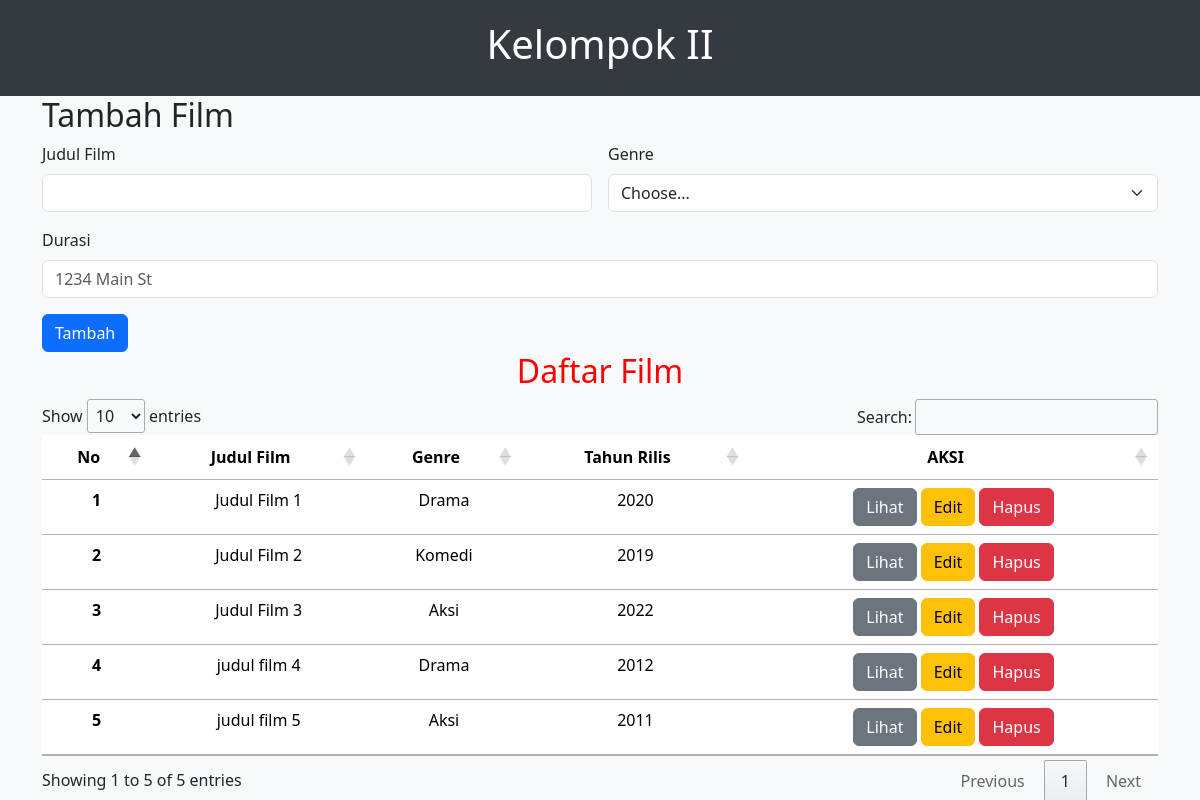
Before: / with the older database file.
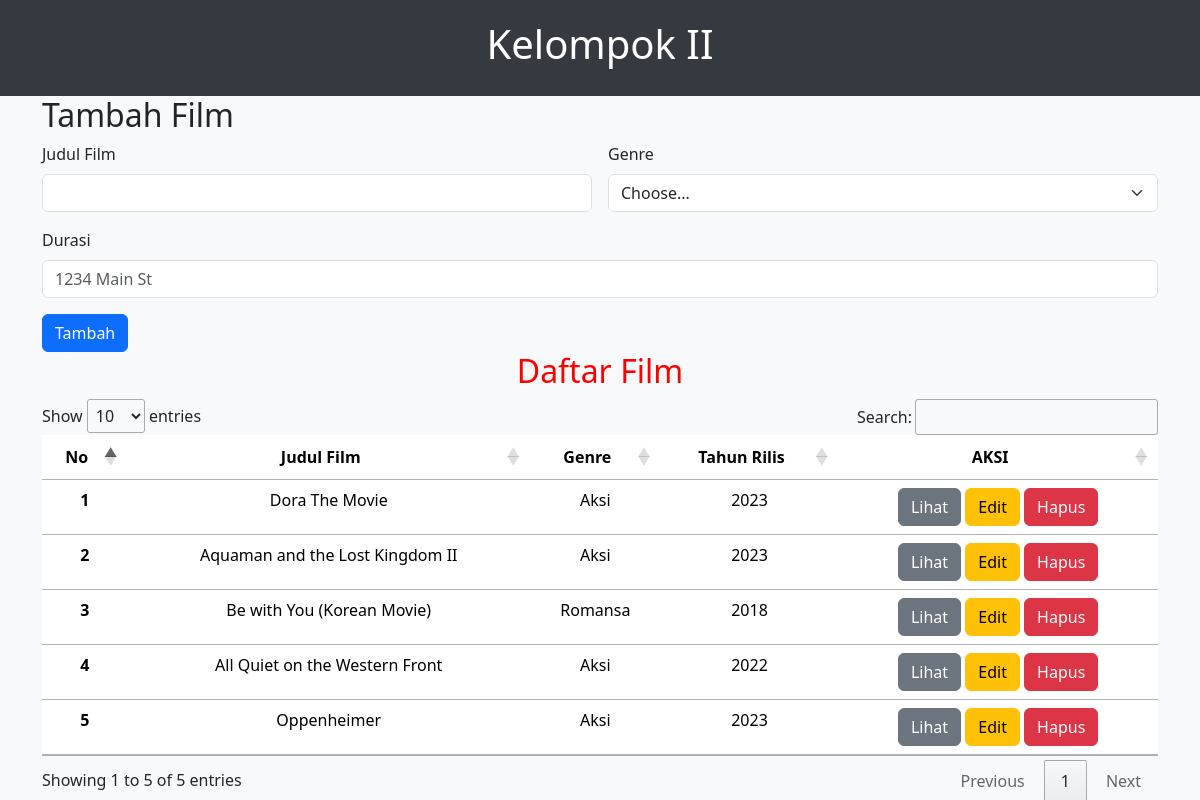
After: the same page with the newer database file.
### tables this page shows
CREATE TABLE `film` (
  `id_film` int(11) NOT NULL,
  `judul_film` varchar(100) NOT NULL,
  `gambar_film` varchar(100) NOT NULL,
  `tahun_rilis` int(11) DEFAULT NULL,
  `durasi` int(11) DEFAULT NULL,
  `id_genre` int(11) DEFAULT NULL,
  `deskripsi_film` varchar(1000) NOT NULL
);

CREATE TABLE `genre` (
  `id_genre` int(11) NOT NULL,
  `nama_genre` varchar(50) NOT NULL
);

### index.php (the view, shortened to what this page needs)
<!DOCTYPE html>
<html lang="en">
<head>
  <link href="https://cdn.jsdelivr.net/npm/bootstrap@5.3.2/dist/css/bootstrap.min.css" rel="stylesheet" />
  <link rel="stylesheet" href="style/style.css" />
  <link rel="stylesheet" href="https://cdn.datatables.net/1.13.7/css/jquery.dataTables.min.css">
  <link rel="stylesheet" href="https://cdn.datatables.net/buttons/2.4.2/css/buttons.dataTables.min.css">
</head>
<body>
  <div>
    <header>
      <h1>Kelompok II</h1>
    </header>
    <main class="container">
      <section>
      <h2>Tambah Film</h2>
      <form class="row g-3">
        <div class="col-md-6">
          <label for="inputjudul" class="form-label">Judul Film</label>
          <input type="text" class="form-control" id="inputjudul">
        </div>
        <div class="col-md-6">
          <label for="inputgenre" class="form-label">Genre</label>
          <select id="inputgenre" class="form-select">
            <option selected>Choose...</option>
          </select>
        </div>
        <div class="col-12">
          <label for="inputdurasi" class="form-label">Durasi</label>
          <input type="text" class="form-control" id="inputdurasi" placeholder="1234 Main St">
        </div>
        <div class="col-12">
          <button type="submit" class="btn btn-primary">Tambah</button>
        </div>
      </form>
      </section>
      <section>
        <h2 class="text-center judul">Daftar Film</h2>
        <table class="table" id="datafilm">
                    <thead>
                      <tr>
                        <th class="text-center" scope="col">No</th>
                        <th class="text-center" scope="col">Judul Film</th>
                        <th class="text-center" scope="col">Genre</th>
                        <th class="text-center" scope="col">Tahun Rilis</th>
                        <th class="text-center" scope="col" style="text-align: center;">AKSI</th>
                      </tr>
                    </thead>
                    <tbody>
                      <?php
                      include 'koneksi.php';
                      $no = 1;
                      $query = "SELECT Film.*, Genre.nama_genre
                                FROM Film
                                INNER JOIN Genre ON Film.id_genre = Genre.id_genre;
                                ";
                      $result = mysqli_query($conn, $query);
                      if ($result && mysqli_num_rows($result) > 0) {
                        while ($row = mysqli_fetch_assoc($result)) {
                      ?>
                          <tr class="text-center">
                            <th scope="row"><?php echo $no++; ?></th>
                            <td><?= $row['judul_film']; ?></td>
                            <td><?= $row['nama_genre']; ?></td>
                            <td><?= $row['tahun_rilis']; ?></td>
                            <td>
                              <a href="#" type="button" class="btn btn-secondary">Lihat</a>
                              <a href="#" type="button" class="btn btn-warning">Edit</a>
                              <a href="#" type="button" class="btn btn-danger">Hapus</a>
                            </td>
                          </tr>
                      <?php      }
                      } else {
                        echo '<tr><td colspan="5">Tidak ada data film.</td></tr>';
                      } ?>
                    </tbody>
        </table>
      </section>
    </main>
  </div>
</body>
</html>

### style/style.css (style rules this page uses)
body { background-color: #f8f9fa; }
header { background-color: #343a40; color: #ffffff; padding: 20px; text-align: center; }
.judul { color: red; }

Changed rows visible on the page:
removed film: judul_film "Judul Film 1", id_genre.nama_genre "Drama", tahun_rilis "2020"
removed film: judul_film "Judul Film 2", id_genre.nama_genre "Komedi", tahun_rilis "2019"
removed film: judul_film "Judul Film 3", id_genre.nama_genre "Aksi", tahun_rilis "2022"
removed film: judul_film "judul film 4", id_genre.nama_genre "Drama", tahun_rilis "2012"
removed film: judul_film "judul film 5", id_genre.nama_genre "Aksi", tahun_rilis "2011"
added film: judul_film "Dora The Movie", id_genre.nama_genre "Aksi", tahun_rilis "2023"
added film: judul_film "Aquaman and the Lost Kingdom II", id_genre.nama_genre "Aksi", tahun_rilis "2023"
added film: judul_film "Be with You (Korean Movie)", id_genre.nama_genre "Romansa", tahun_rilis "2018"
added film: judul_film "All Quiet on the Western Front", id_genre.nama_genre "Aksi", tahun_rilis "2022"
added film: judul_film "Oppenheimer", id_genre.nama_genre "Aksi", tahun_rilis "2023"
